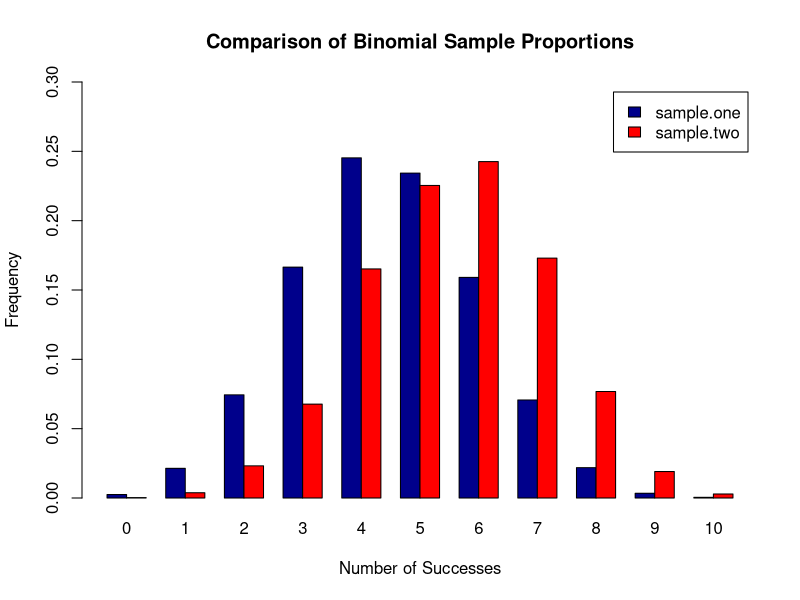
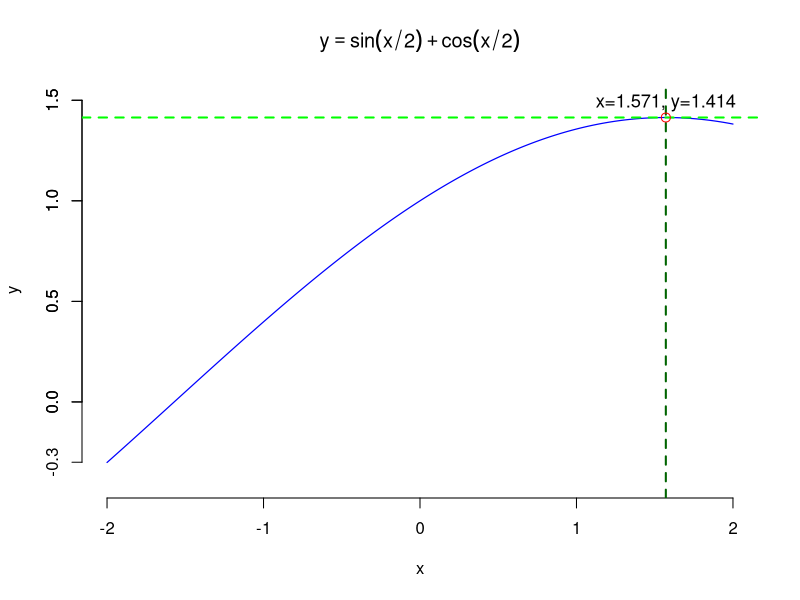

Write R code to recreate these figures, in order. (Note: this script raises an error after producing the figures.)
## ---- chunk 1
# DO NOT ADD OR REVISE CODE HERE
knitr::opts_chunk$set(echo = TRUE, eval = TRUE)

## ---- chunk 2
set.seed(123)
sample.one <- table(rbinom(10000, 10, 0.45)) / 10000
sample.two <- table(rbinom(10000, 10, 0.55)) / 10000

successes <- seq(0, 10)

sum(sample.one * successes) # [1] 4.4827
sum(sample.two * successes) # [1] 5.523
## ---- chunk 3
counts <- rbind(sample.one, sample.two)

barplot(counts, main = "Comparison of Binomial Sample Proportions", 
  ylab = "Frequency", ylim = c(0,0.3),xlab = "Number of Successes",
  beside = TRUE, col = c("darkblue","red"),legend = rownames(counts),
  names.arg = c("0", "1", "2", "3", "4", "5", "6", "7", "8", "9", "10"))
## ---- chunk 4
vector <- c(seq(0, 4), 13, rep(c(2, -5.1, -23), times=3), 7/42 + 3 + 35/42)
vector

## ---- chunk 5
vector.ascending <- sort(vector)
vector.ascending
L <- length(vector.ascending)
L
vector.add_seq <- seq(L, 1, -1) + vector.ascending
vector.add_seq

## ---- chunk 6
vector2 <- vector.add_seq[c(1, length(vector.add_seq))]
vector2
vector3 <- vector.add_seq[2:(length(vector.add_seq)-1)]
vector3

## ---- chunk 7
vectornew <- c(vector2[1], vector3, tail(vector2, n=1))
vectornew
round(sum(vectornew), 2)

## ---- chunk 8
f <- function(x){
  return(sin(x/2) + cos(x/2))
}

## ---- chunk 9
x <- seq(-2, 2, 4/4000)
y <- f(x)
ymax <- max(y)
xymax <- x[which.max(y)]
sprintf("The maximum value of y is %.3f when x=%.3f.", ymax, xymax)

## ---- chunk 10
plot(x, y, type="l", col="blue", main=expression(y == sin(x/2) + cos(x/2)),
     xlab="x", ylab="y",
     ylim=c(min(y)-.1, max(y)+.1), bty="n", lwd=1.2)
axis(side=2, at=c(-.3, seq(0, 1.5, .5)))
abline(h=ymax, col="green", lty=2, lwd=2)
abline(v=xymax, col="darkgreen", lty=2, lwd=2)
points(xymax, ymax, col="red", cex=1.2)
text(xymax, ymax, "x=1.571, y=1.414",
     cex=1.1, pos=3,col="black") 

## ---- chunk 11
f3 <- function(x){
  return(cos(x/2)*sin(x/2))
}
f3b <- function(x){
  return(-(x/2)^3)
}

y3 <- f3(x)
y3b <- f3b(x)

intersection <- y3 == y3b
c(x[intersection], y3[intersection], y3b[intersection])

install.packages("ggplot2")

df3 <- data.frame(x, y3)
df3b <- data.frame(x, y3b)

col.name = c("x", "val")
colnames(df3) <- col.name
colnames(df3b) <- col.name

plt1 <- ggplot() + 
  geom_line(data=df3b, aes(x=x, y=val, col='-(x/2)^3'), size=.8) + 
  geom_line(data=df3, aes(x=x, y=val, col='cos(x/2)*sin(x/2)'), size=.8) + 
  geom_point(aes(x[intersection], y3[intersection]), color="red") + 
  geom_text(aes(x[intersection], y3[intersection], label="x=0\ny=0"), color="red",) + 
  ggtitle(paste(expression(-(x/2)^3), " vs ", expression(cos(x/2)*sin(x/2)), sep="")) +
  theme(
  panel.background = element_blank(),
  plot.title = element_text(face="bold", color="black"), 
                  axis.title = element_text(size = (15)),
                  axis.text = element_text(size = (15))
  )
plt1

## ---- chunk 12
data(trees)
str(trees)

apply(trees, 2, median)

trees[trees$Girth == median(trees$Girth),]

## ---- chunk 13
r <- trees$Girth/2
f.area <- function(r){
  return(pi*r^2)
}
area <- f.area(r)

stem(r)

hist(r, main = "Tree Radii",
     xlab = "Radius", col = "red" )

df.area <- data.frame(r, area)
plt2 <- ggplot(df.area, aes(x=r, y=area)) + 
  geom_point(color="purple") + 
  ggtitle("Cross-Sectional Area vs. Radius") +
  xlab("Radius") +
  ylab("Cross-Sectional Area") +
  theme(
  panel.background = element_blank(),
  plot.title = element_text(color="black", size = (15)), 
                  axis.title = element_text(size = (15), color="black"),
                  axis.text = element_text(color="black", size = (15))
  )
plt2
## ---- chunk 14
boxplot(area, col = "blue", main = "Boxplot of Cross-Sectional Area", 
        xlab = "Cross-Sectional Area", notch = TRUE, horizontal=TRUE, frame=F)

## ---- chunk 15
boxplot.stats(area, coef=3)

trees[df.area$area == max(area), ]

## ---- chunk 16
set.seed(124)
y <- rexp(n = 100, rate = 5.5)

set.seed(127)
x <- rnorm(n=100, mean=0, sd=0.15)

newname <- cbind(x, y)
round(apply(newname, 2, IQR), 4)

## ---- chunk 17
par(mfrow = c(2, 2))
hist(x, breaks=15, main = "Histogram of Normal Distribution", col="blue")
boxplot(x, col = "blue", range = 1.5, main = "Boxplot of Normal Results", 
        notch = TRUE, horizontal=TRUE, frame=F)

hist(y, breaks=15, main = "Histogram of Exponential Distribution", col="blue")
boxplot(y, col = "blue", range = 1.5, main = "Boxplot of Exponential Results", 
        notch = TRUE, horizontal=TRUE, frame=F)

## ---- chunk 18
par(mfrow = c(1, 2), pty="s", cex=1)

qqnorm(x, col="orange", frame=FALSE)
qqline(x, col = "blue", lwd = 2)

qqnorm(y, col="orange", frame=FALSE, main = "Exponential QQ Plot")
qqline(y, col = "blue", lwd = 2)

boxplot.stats(x, coef=3)
boxplot.stats(y, coef=3)

